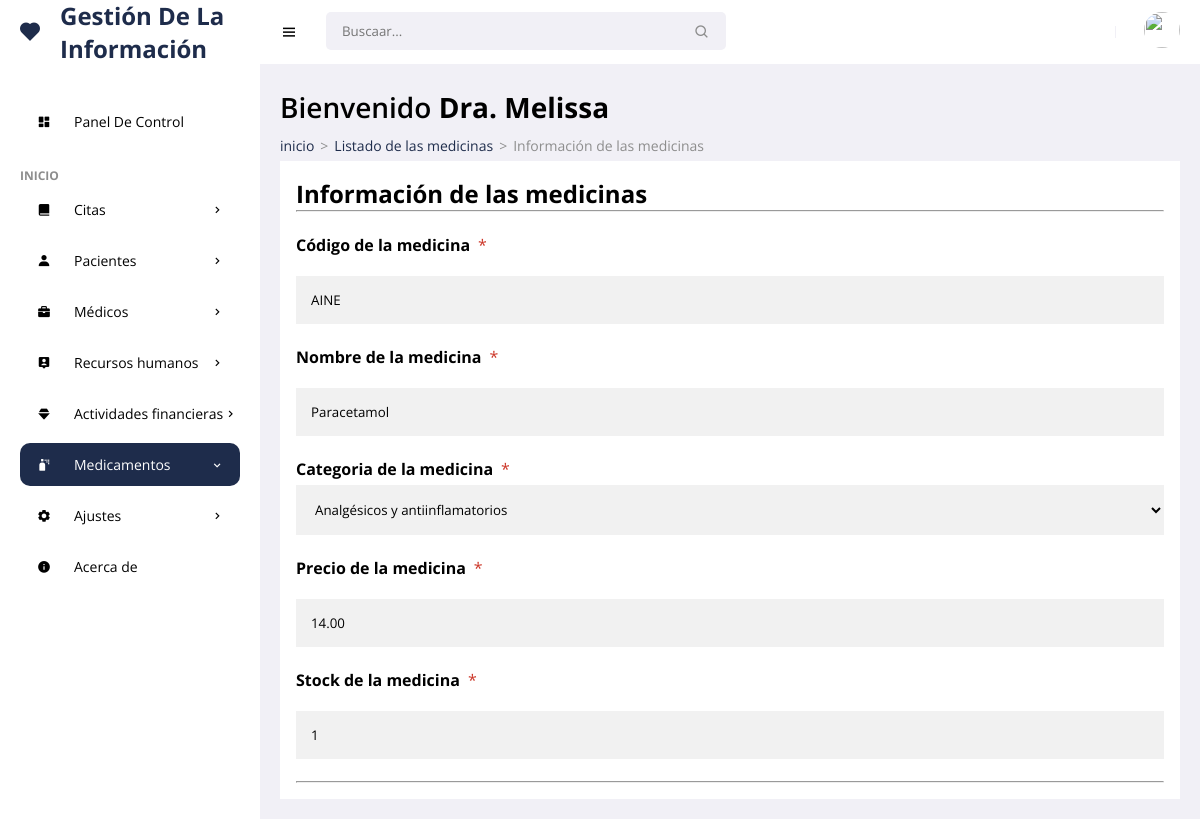
The page /frontend/medicinas/info.php?id=6 (signed in) on the database its author committed.
### tables this page shows
CREATE TABLE `product` (
  `idprcd` int(11) NOT NULL,
  `codpro` char(14) NOT NULL,
  `nompro` text NOT NULL,
  `idcat` int(11) NOT NULL,
  `preprd` decimal(10,2) NOT NULL,
  `stock` char(3) NOT NULL,
  `state` char(1) NOT NULL,
  `fere` timestamp NOT NULL DEFAULT current_timestamp() ON UPDATE current_timestamp()
);

CREATE TABLE `category` (
  `idcat` int(11) NOT NULL,
  `nomcat` varchar(150) NOT NULL,
  `state` char(1) NOT NULL,
  `fere` timestamp NOT NULL DEFAULT current_timestamp() ON UPDATE current_timestamp()
);

### frontend/medicinas/info.php (the view, shortened to what this page needs)
<!DOCTYPE html>
<html lang="es">
<head>
    <link href='https://unpkg.com/boxicons@2.0.9/css/boxicons.min.css' rel='stylesheet'>
    <link rel="stylesheet" href="../../backend/css/admin.css">
</head>
<body>
    <section id="sidebar">
        <a href="../admin/escritorio.php" class="brand"><i class='bx bxs-heart icon'></i> Gestión De La Información</a>
        <ul class="side-menu">
            <li><a href="../admin/escritorio.php" ><i class='bx bxs-dashboard icon' ></i> Panel De Control</a></li>
            <li class="divider" data-text="Inicio">Panel</li>
            <li>
                <a href="#"><i class='bx bxs-book-alt icon' ></i> Citas <i class='bx bx-chevron-right icon-right' ></i></a>
            </li>
            <li>
                <a href="#"><i class='bx bxs-user icon' ></i> Pacientes <i class='bx bx-chevron-right icon-right' ></i></a>
            </li>
            <li>
                <a href="#"><i class='bx bxs-briefcase icon' ></i> Médicos <i class='bx bx-chevron-right icon-right' ></i></a>
            </li>
            <li>
                <a href="#"><i class='bx bxs-user-pin icon' ></i> Recursos humanos<i class='bx bx-chevron-right icon-right' ></i></a>
            </li>
            <li>
                <a href="#"><i class='bx bxs-diamond icon' ></i> Actividades financieras<i class='bx bx-chevron-right icon-right' ></i></a>
            </li>
            <li>
                <a href="#" class="active"><i class='bx bxs-spray-can icon' ></i> Medicamentos<i class='bx bx-chevron-right icon-right' ></i></a>
            </li>
            <li>
                <a href="#"><i class='bx bxs-cog icon' ></i> Ajustes<i class='bx bx-chevron-right icon-right' ></i></a>
            </li>
          <li><a href="../acerca/mostrar.php"><i class='bx bxs-info-circle icon' ></i> Acerca de</a></li>
        </ul>
    </section>
    <section id="content">
        <nav>
            <i class='bx bx-menu toggle-sidebar' ></i>
            <form action="#">
                <div class="form-group">
                    <input type="text" placeholder="Buscaar...">
                    <i class='bx bx-search icon' ></i>
                </div>
            </form>
            <div class="profile">
                <img src="https://images.unsplash.com/photo-1517841905240-472988babdf9?ixid=MnwxMjA3fDB8MHxzZWFyY2h8NHx8cGVvcGxlfGVufDB8fDB8fA%3D%3D&ixlib=rb-1.2.1&auto=format&fit=crop&w=500&q=60" alt="">
            </div>
        </nav>
        <main>
            <h1 class="title">Bienvenido <?php echo '<strong>'.$_SESSION['username'].'</strong>'; ?></h1>
            <ul class="breadcrumbs">
                <li><a href="../admin/escritorio.php">inicio</a></li>
                <li class="divider">></li>
                <li><a href="mostrar.php">Listado de las medicinas</a></li>
                 <li class="divider">></li>
                <li><a href="#" class="active">Información de las medicinas</a></li>
            </ul>
              <?php
require '../../backend/bd/Conexion.php';
 $id = $_GET['id'];
 $sentencia = $connect->prepare("SELECT product.idprcd, product.codpro, product.nompro, category.idcat, category.nomcat, product.preprd, product.stock, product.state, product.fere FROM product INNER JOIN category ON product.idcat = category.idcat WHERE idprcd= '$id';");
 $sentencia->execute();
$data =  array();
if($sentencia){
  while($r = $sentencia->fetchObject()){
    $data[] = $r;
  }
}
   ?>
   <?php if(count($data)>0):?>
        <?php foreach($data as $d):?>
<form action="" enctype="multipart/form-data" method="POST"  autocomplete="off" onsubmit="return validacion()">
  <div class="containerss">
    <h1>Información de las medicinas</h1>
    <hr>
    <br>
    <label for="email"><b>Código de la medicina</b></label><span class="badge-warning">*</span>
    <input type="text" value="<?php echo $d->codpro; ?>" placeholder="ejm:  877578VNRB4" maxlength="14" name="medicode" required>
    <label for="email"><b>Nombre de la medicina</b></label><span class="badge-warning">*</span>
    <input type="text" value="<?php echo $d->nompro; ?>" placeholder="ejm:  PRADAXA 75 MG X 30 CÁPSULAS" name="mediname" required>
    <label for="psw"><b>Categoria de la medicina</b></label><span class="badge-warning">*</span>
    <select required name="medicate">
        <option><?php echo $d->nomcat; ?></option>
    </select>
    <label for="email"><b>Precio de la medicina</b></label><span class="badge-warning">*</span>
    <input type="text" value="<?php echo $d->preprd; ?>" placeholder="ejm: 25.90" name="mediprec" onKeypress="if (event.keyCode < 45 || event.keyCode > 57) event.returnValue = false;" required>
    <label for="email"><b>Stock de la medicina</b></label><span class="badge-warning">*</span>
    <input type="text" value="<?php echo $d->stock; ?>" placeholder="ejm: 90" name="medistoc" maxlength="3" onKeypress="if (event.keyCode < 45 || event.keyCode > 57) event.returnValue = false;" required>
    <hr>
  </div>
</form>
<?php endforeach; ?>
    <?php else:?>
      <p class="alert alert-warning">No hay datos</p>
    <?php endif; ?>
        </main>
    </section>
</body>
</html>

### backend/css/admin.css (style rules this page uses)
* { font-family: 'Open Sans', sans-serif; margin: 0; padding: 0; box-sizing: border-box; }
:root { --grey: #F1F0F6; --dark-grey: #8D8D8D; --light: #fff; --dark: #000; --green: #81D43A; --light-green: #E3FFCB; --blue: #1e2c4b; --light-blue: #D0E4FF; --dark-blue: #0C5FCD; --red: #FC3B56; }
html { overflow-x: hidden; }
body { background: var(--grey); overflow-x: hidden; }
a { text-decoration: none; }
li { list-style: none; }
#sidebar { position: fixed; max-width: 260px; width: 100%; background: var(--light); top: 0; left: 0; height: 100%; overflow-y: auto; scrollbar-width: none; transition: all .3s ease; z-index: 200; }
#sidebar .brand { font-size: 24px; display: flex; align-items: center; height: 64px; font-weight: 700; color: var(--blue); position: sticky; top: 0; left: 0; z-index: 100; background: var(--light); transition: all .3s ease; padding: 0 6px; }
#sidebar .icon { min-width: 48px; display: flex; justify-content: center; align-items: center; margin-right: 6px; }
#sidebar .icon-right { margin-left: auto; transition: all .3s ease; }
#sidebar .side-menu { margin: 36px 0; padding: 0 20px; transition: all .3s ease; }
#sidebar .side-menu a { display: flex; align-items: center; font-size: 14px; color: var(--dark); padding: 12px 16px 12px 0; transition: all .3s ease; border-radius: 10px; margin: 4px 0; white-space: nowrap; }
#sidebar .side-menu > li > a.active .icon-right { transform: rotateZ(90deg); }
#sidebar .side-menu > li > a.active, #sidebar .side-menu > li > a.active:hover { background: var(--blue); color: var(--light); }
#sidebar .divider { margin-top: 24px; font-size: 12px; text-transform: uppercase; font-weight: 700; color: var(--dark-grey); transition: all .3s ease; white-space: nowrap; }
#content { position: relative; width: calc(100% - 260px); left: 260px; transition: all .3s ease; }
nav { background: var(--light); height: 64px; padding: 0 20px; display: flex; align-items: center; grid-gap: 28px; position: sticky; top: 0; left: 0; z-index: 100; }
nav .toggle-sidebar { font-size: 18px; cursor: pointer; }
nav form { max-width: 400px; width: 100%; margin-right: auto; }
nav .form-group { position: relative; }
nav .form-group input { width: 100%; background: var(--grey); border-radius: 5px; border: none; outline: none; padding: 10px 36px 10px 16px; transition: all .3s ease; }
nav .form-group .icon { position: absolute; top: 50%; transform: translateY(-50%); right: 16px; color: var(--dark-grey); }
nav .profile { position: relative; }
nav .profile img { width: 36px; height: 36px; border-radius: 50%; object-fit: cover; cursor: pointer; }
main { width: 100%; padding: 24px 20px 20px 20px; }
main .title { font-size: 28px; font-weight: 600; margin-bottom: 10px; }
main .breadcrumbs { display: flex; grid-gap: 6px; }
main .breadcrumbs li, main .breadcrumbs li a { font-size: 14px; }
main .breadcrumbs li a { color: var(--blue); }
main .breadcrumbs li a.active, main .breadcrumbs li.divider { color: var(--dark-grey); pointer-events: none; }
main form { margin-top: 6px; }
.badge-warning { color: #cc3527; padding: 4px 8px; text-align: center; border-radius: 5px; }
.containerss { padding: 16px; background-color: white; }
select { width: 100%; padding: 15px; margin: 5px 0 22px 0; display: inline-block; border: none; background: #f1f1f1; }
input[type=text], input[type=password], input[type=date],input[type=datetime-local], input[type=file],textarea { width: 100%; padding: 15px; margin: 20px 0 22px 0; display: inline-block; border: none; background: #f1f1f1; }

### rows shown on the page
product: medicode "AINE", mediname "Paracetamol", medicate "Analgésicos y antiinflamatorios", mediprec "14.00", medistoc "1"

### other values the page prints
$_SESSION['username'] "Dra. Melissa"
